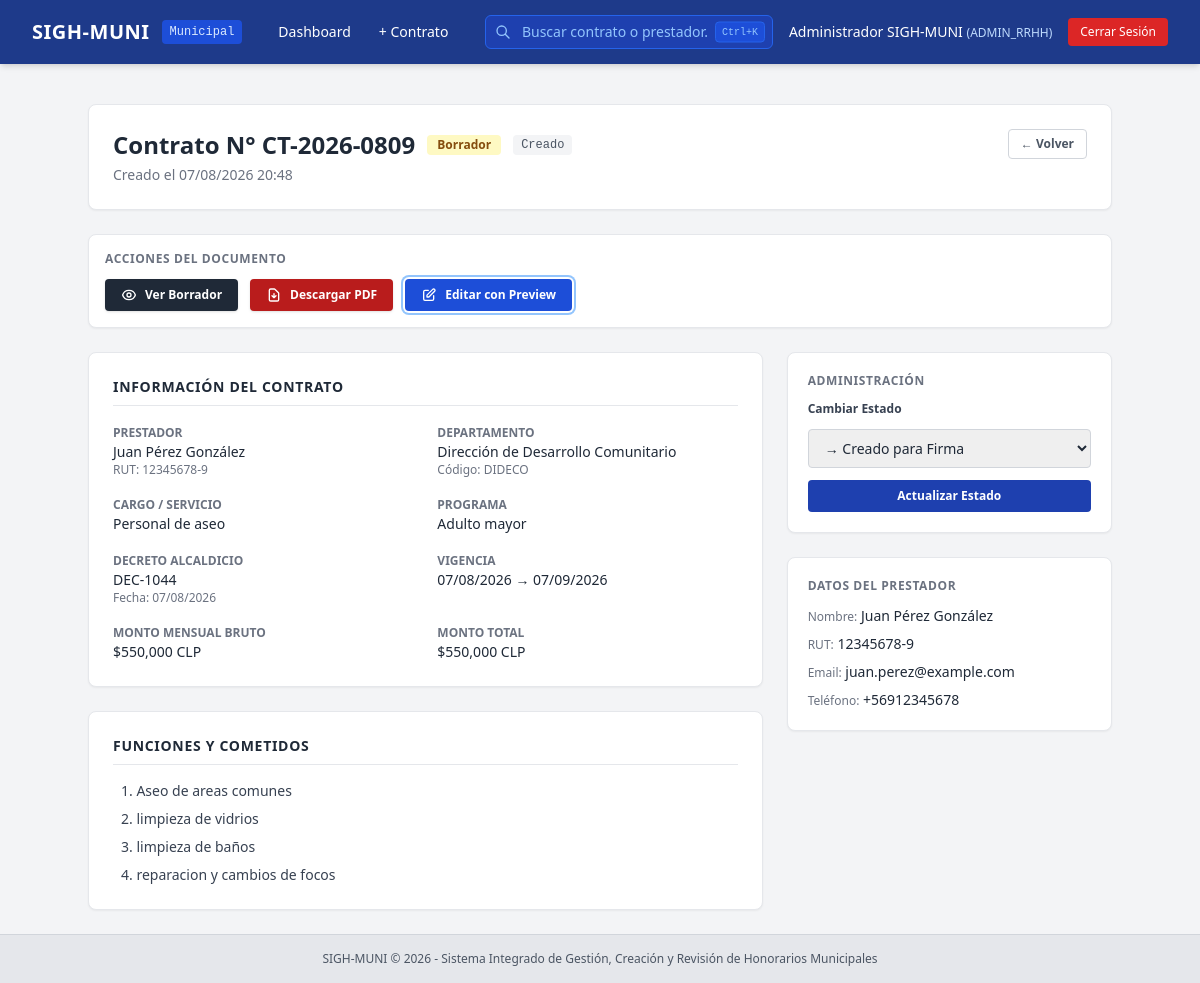
Page /contracts/2 (signed in) on the earlier database version.
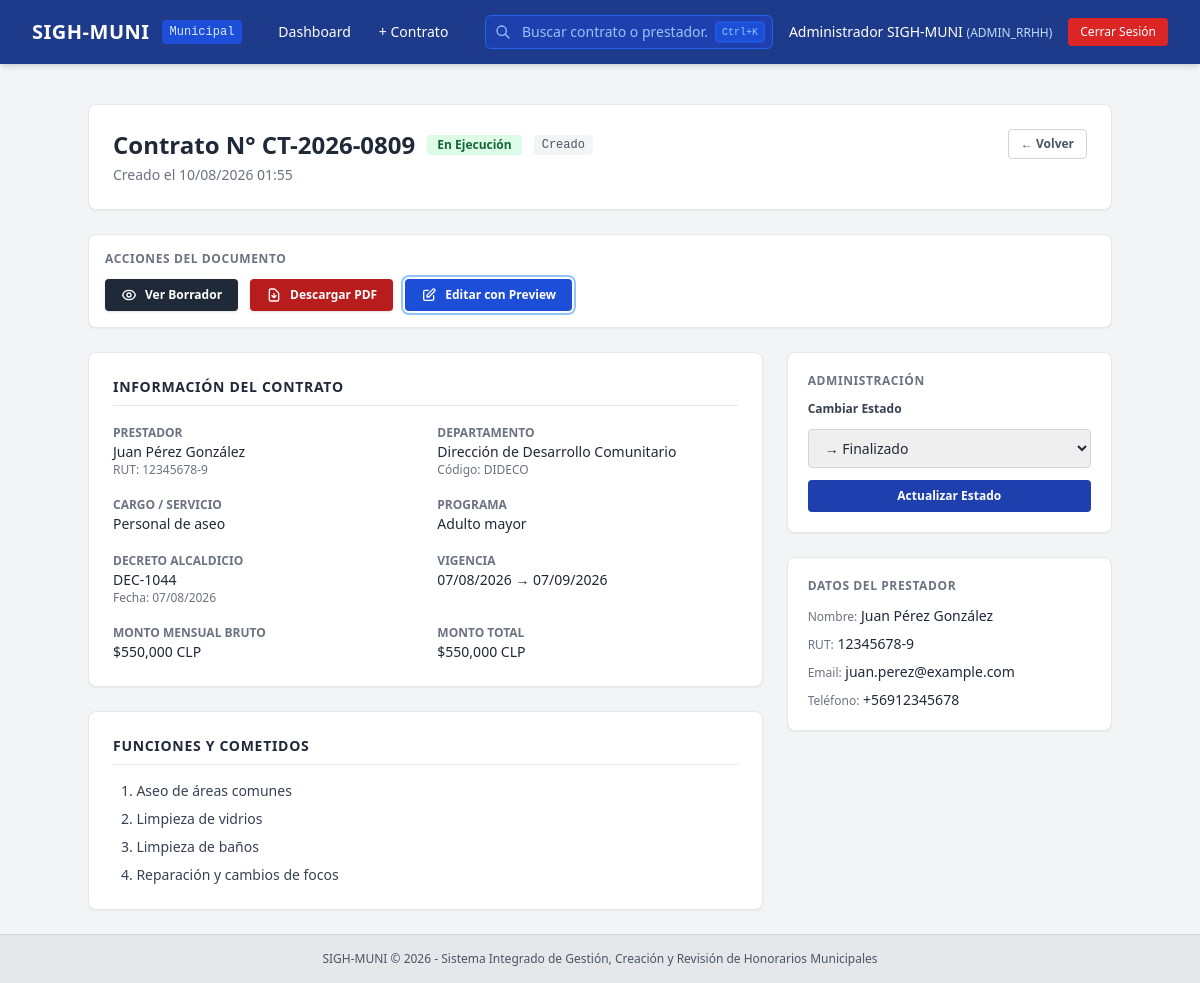
Same page on the later database version.
### app/models/contract.py (models this page shows, shortened)
class Contract(db.Model):
    __tablename__ = 'contracts'
    id = db.Column(db.Integer, primary_key=True)
    provider_id = db.Column(db.Integer, db.ForeignKey('service_providers.id'), nullable=False)
    department_id = db.Column(db.Integer, db.ForeignKey('departments.id'), nullable=False)
    creation_type = db.Column(db.String(50), default='CREADO')
    contract_number = db.Column(db.String(50), unique=True, nullable=False)
    decline_number = db.Column(db.String(50), nullable=True)
    decline_date = db.Column(db.Date, nullable=True)
    position_title = db.Column(db.String(150), nullable=False)
    program_name = db.Column(db.String(150), nullable=True)
    monthly_amount_gross = db.Column(db.Float, nullable=False)
    total_contract_amount = db.Column(db.Float, nullable=False)
    start_date = db.Column(db.Date, nullable=False)
    end_date = db.Column(db.Date, nullable=False)
    pdf_file_path = db.Column(db.String(255), nullable=True)
    ocr_processed = db.Column(db.Integer, default=0)
    status = db.Column(db.String(30), default='BORRADOR')
    created_at = db.Column(db.DateTime, default=datetime.utcnow)
    provider = db.relationship('ServiceProvider', back_populates='contracts', lazy=True)
    department = db.relationship('Department', backref=db.backref('department_contracts', lazy=True))
    functions = db.relationship('ContractFunction', backref='contract', cascade='all, delete-orphan', lazy=True,
                                order_by='ContractFunction.function_order')
    payments = db.relationship('MonthlyPayment', back_populates='contract', lazy=True, cascade='all, delete-orphan')
    @property
    def status_label(self):
        labels = {
            'BORRADOR': 'Borrador',
            'CREADO_PARA_FIRMA': 'Creado para Firma',
            'INGRESADO': 'Ingresado',
            'EN_EJECUCION': 'En Ejecución',
            'FINALIZADO': 'Finalizado'
        }
        return labels.get(self.status, self.status)
    @property
    def creation_type_label(self):
        labels = {
            'CREADO': 'Creado',
            'CARGADO_EXTERNO': 'Cargado Externo'
        }
        return labels.get(self.creation_type, self.creation_type)

class ContractFunction(db.Model):
    __tablename__ = 'contract_functions'
    id = db.Column(db.Integer, primary_key=True)
    contract_id = db.Column(db.Integer, db.ForeignKey('contracts.id'), nullable=False)
    function_order = db.Column(db.Integer, nullable=False)
    function_description = db.Column(db.Text, nullable=False)
    is_mandatory_for_payment = db.Column(db.Integer, default=1)
    created_at = db.Column(db.DateTime, default=datetime.utcnow)

### app/models/provider.py (models this page shows, shortened)
class ServiceProvider(db.Model):
    __tablename__ = 'service_providers'
    id = db.Column(db.Integer, primary_key=True, autoincrement=True)
    rut = db.Column(db.String(20), nullable=False, unique=True, index=True)
    first_name = db.Column(db.String(100), nullable=False)
    paternal_last_name = db.Column(db.String(100), nullable=False)
    maternal_last_name = db.Column(db.String(100), nullable=True)
    email = db.Column(db.String(120), nullable=True)
    phone = db.Column(db.String(50), nullable=True)
    address = db.Column(db.Text, nullable=True)
    bank_name = db.Column(db.String(100), nullable=True)
    account_type = db.Column(db.String(50), nullable=True)
    account_number = db.Column(db.String(50), nullable=True)
    created_at = db.Column(db.DateTime, nullable=False, default=datetime.utcnow)
    contracts = db.relationship('Contract', back_populates='provider', lazy=True, cascade="all, delete-orphan")
    @property
    def full_name(self):
        maternal = f" {self.maternal_last_name}" if self.maternal_last_name else ""
        return f"{self.first_name} {self.paternal_last_name}{maternal}"

### app/models/user.py (models this page shows, shortened)
class Department(db.Model):
    __tablename__ = 'departments'
    id = db.Column(db.Integer, primary_key=True, autoincrement=True)
    code = db.Column(db.String(50), nullable=False, unique=True)
    name = db.Column(db.String(150), nullable=False)
    cost_center = db.Column(db.String(50), nullable=True)
    is_active = db.Column(db.Integer, nullable=False, default=1)
    created_at = db.Column(db.DateTime, nullable=False, default=datetime.utcnow)
    users = db.relationship('User', backref='department', lazy=True)

### app/routes/contract_builder.py (the view)
@contract_builder_bp.route('/<int:contract_id>')
@login_required
def detail(contract_id):
    contract = Contract.query.get_or_404(contract_id)
    return render_template('contracts/detail.html', contract=contract)

### app/templates/contracts/detail.html (shortened to what this page needs)
{% extends "base.html" %}
{% block content %}
<div class="max-w-5xl mx-auto space-y-6">
    <div class="bg-white p-6 rounded-lg shadow-sm border border-gray-200 flex justify-between items-start">
        <div>
            <div class="flex items-center space-x-3 mb-1">
                <h1 class="text-2xl font-bold text-gray-800">Contrato N° {{ contract.contract_number }}</h1>
                <span class="px-2.5 py-0.5 rounded text-xs font-bold
                    {% if contract.status == 'BORRADOR' %}bg-yellow-100 text-yellow-800
                    {% elif contract.status == 'CREADO_PARA_FIRMA' %}bg-blue-100 text-blue-800
                    {% elif contract.status == 'INGRESADO' %}bg-purple-100 text-purple-800
                    {% elif contract.status == 'EN_EJECUCION' %}bg-green-100 text-green-800
                    {% else %}bg-gray-100 text-gray-800{% endif %}">
                    {{ contract.status_label }}
                </span>
                <span class="px-2 py-0.5 rounded text-xs font-mono bg-gray-100 text-gray-600">
                    {{ contract.creation_type_label }}
                </span>
            </div>
            <p class="text-sm text-gray-500">Creado el {{ contract.created_at.strftime('%d/%m/%Y %H:%M') }}</p>
        </div>
        <div class="flex space-x-2">
            <a href="{{ url_for('dashboard.index') }}" class="px-3 py-1.5 border border-gray-300 rounded text-xs font-semibold text-gray-600 hover:bg-gray-50">
                ← Volver
            </a>
        </div>
    </div>
    <div class="bg-white p-4 rounded-lg shadow-sm border border-gray-200">
        <h3 class="text-xs font-bold text-gray-500 uppercase tracking-wider mb-3">Acciones del Documento</h3>
        <div class="flex flex-wrap gap-3">
            <a href="{{ url_for('contract_builder.preview', contract_id=contract.id) }}" target="_blank"
               class="inline-flex items-center px-4 py-2 bg-gray-800 hover:bg-gray-900 text-white text-xs font-bold rounded shadow transition">
                Ver Borrador
            </a>
            <a href="{{ url_for('contract_builder.download_pdf', contract_id=contract.id) }}"
               class="inline-flex items-center px-4 py-2 bg-red-700 hover:bg-red-800 text-white text-xs font-bold rounded shadow transition">
                <svg class="w-4 h-4 mr-2" fill="none" stroke="currentColor" viewBox="0 0 24 24"><path stroke-linecap="round" stroke-linejoin="round" stroke-width="2" d="M12 10v6m0 0l-3-3m3 3l3-3m2 8H7a2 2 0 01-2-2V5a2 2 0 012-2h5.586a1 1 0 01.707.293l5.414 5.414a1 1 0 01.293.707V19a2 2 0 01-2 2z"/></svg>
                Descargar PDF
            </a>
            {% if session.user_role in ['ADMIN_RRHH', 'SUPERADMIN', 'JEFE_DEPTO'] %}
            <a href="{{ url_for('contract_builder.edit', contract_id=contract.id) }}"
               class="inline-flex items-center px-4 py-2 bg-blue-700 hover:bg-blue-800 text-white text-xs font-bold rounded shadow transition ring-2 ring-blue-300 ring-offset-2">
                <svg class="w-4 h-4 mr-2" fill="none" stroke="currentColor" viewBox="0 0 24 24"><path stroke-linecap="round" stroke-linejoin="round" stroke-width="2" d="M11 5H6a2 2 0 00-2 2v11a2 2 0 002 2h11a2 2 0 002-2v-5m-1.414-9.414a2 2 0 112.828 2.828L11.828 15H9v-2.828l8.586-8.586z"/></svg>
                Editar con Preview
            </a>
            {% endif %}
        </div>
    </div>
    <div class="grid grid-cols-1 lg:grid-cols-3 gap-6">
        <div class="lg:col-span-2 space-y-6">
            <div class="bg-white p-6 rounded-lg shadow-sm border border-gray-200">
                <h2 class="text-sm font-bold text-gray-800 uppercase tracking-wider border-b pb-2 mb-4">Información del Contrato</h2>
                <div class="grid grid-cols-1 md:grid-cols-2 gap-y-4 gap-x-6 text-sm">
                    <div>
                        <span class="text-xs text-gray-500 uppercase font-semibold">Prestador</span>
                        <p class="font-medium text-gray-800">{{ contract.provider.full_name }}</p>
                        <p class="text-xs text-gray-500">RUT: {{ contract.provider.rut }}</p>
                    </div>
                    <div>
                        <span class="text-xs text-gray-500 uppercase font-semibold">Departamento</span>
                        <p class="font-medium text-gray-800">{{ contract.department.name }}</p>
                        <p class="text-xs text-gray-500">Código: {{ contract.department.code }}</p>
                    </div>
                    <div>
                        <span class="text-xs text-gray-500 uppercase font-semibold">Cargo / Servicio</span>
                        <p class="font-medium text-gray-800">{{ contract.position_title }}</p>
                    </div>
                    <div>
                        <span class="text-xs text-gray-500 uppercase font-semibold">Programa</span>
                        <p class="font-medium text-gray-800">{{ contract.program_name or 'No especificado' }}</p>
                    </div>
                    <div>
                        <span class="text-xs text-gray-500 uppercase font-semibold">Decreto Alcaldicio</span>
                        <p class="font-medium text-gray-800">{{ contract.decline_number or 'No asignado' }}</p>
                        {% if contract.decline_date %}
                        <p class="text-xs text-gray-500">Fecha: {{ contract.decline_date.strftime('%d/%m/%Y') }}</p>
                        {% endif %}
                    </div>
                    <div>
                        <span class="text-xs text-gray-500 uppercase font-semibold">Vigencia</span>
                        <p class="font-medium text-gray-800">{{ contract.start_date.strftime('%d/%m/%Y') }} → {{ contract.end_date.strftime('%d/%m/%Y') }}</p>
                    </div>
                    <div>
                        <span class="text-xs text-gray-500 uppercase font-semibold">Monto Mensual Bruto</span>
                        <p class="font-medium text-gray-800">${{ "{:,.0f}".format(contract.monthly_amount_gross) }} CLP</p>
                    </div>
                    <div>
                        <span class="text-xs text-gray-500 uppercase font-semibold">Monto Total</span>
                        <p class="font-medium text-gray-800">${{ "{:,.0f}".format(contract.total_contract_amount) }} CLP</p>
                    </div>
                </div>
            </div>
            <div class="bg-white p-6 rounded-lg shadow-sm border border-gray-200">
                <h2 class="text-sm font-bold text-gray-800 uppercase tracking-wider border-b pb-2 mb-4">Funciones y Cometidos</h2>
                {% if contract.functions %}
                <ol class="list-decimal list-inside space-y-2 text-sm text-gray-700">
                    {% for func in contract.functions %}
                    <li class="pl-2">{{ func.function_description }}</li>
                    {% endfor %}
                </ol>
                {% else %}
                <p class="text-sm text-gray-400 italic">No hay funciones registradas.</p>
                {% endif %}
            </div>
        </div>
        <div class="space-y-6">
            {% if session.user_role in ['ADMIN_RRHH', 'SUPERADMIN'] %}
            <div class="bg-white p-5 rounded-lg shadow-sm border border-gray-200">
                <h3 class="text-xs font-bold text-gray-500 uppercase tracking-wider mb-3">Administración</h3>
                <form method="POST" action="{{ url_for('contract_builder.change_status', contract_id=contract.id) }}" class="space-y-3">
                    <label class="block text-xs font-semibold text-gray-700">Cambiar Estado</label>
                    <select name="new_status" class="w-full px-3 py-2 border border-gray-300 rounded text-sm">
                        <option value="CREADO_PARA_FIRMA" {% if contract.status != 'BORRADOR' %}disabled{% endif %}>→ Creado para Firma</option>
                        <option value="FINALIZADO" {% if contract.status != 'EN_EJECUCION' %}disabled{% endif %}>→ Finalizado</option>
                    </select>
                    <button type="submit" class="w-full bg-blue-800 hover:bg-blue-900 text-white text-xs font-bold py-2 rounded transition">
                        Actualizar Estado
                    </button>
                </form>
            </div>
            {% endif %}
            <div class="bg-white p-5 rounded-lg shadow-sm border border-gray-200">
                <h3 class="text-xs font-bold text-gray-500 uppercase tracking-wider mb-3">Datos del Prestador</h3>
                <div class="space-y-2 text-sm">
                    <p><span class="text-gray-500 text-xs">Nombre:</span> <span class="font-medium">{{ contract.provider.full_name }}</span></p>
                    <p><span class="text-gray-500 text-xs">RUT:</span> <span class="font-medium">{{ contract.provider.rut }}</span></p>
                    {% if contract.provider.email %}
                    <p><span class="text-gray-500 text-xs">Email:</span> <span class="font-medium">{{ contract.provider.email }}</span></p>
                    {% endif %}
                    {% if contract.provider.phone %}
                    <p><span class="text-gray-500 text-xs">Teléfono:</span> <span class="font-medium">{{ contract.provider.phone }}</span></p>
                    {% endif %}
                </div>
            </div>
        </div>
    </div>
</div>
{% endblock %}

Differences in the rows shown:
no longer on this page (row edited): ContractFunction: function_description "Aseo de areas comunes"
removed ContractFunction: function_description "limpieza de vidrios"
removed ContractFunction: function_description "reparacion y cambios de focos"
changed Contract "Personal de aseo": status "BORRADOR" → "EN_EJECUCION" (drawn); status_label "Borrador" → "En Ejecución"; created_at "07/08/2026 20:48" → "10/08/2026 01:55"
added ContractFunction: function_description "Aseo de áreas comunes"
changed ContractFunction: function_description "limpieza de baños" → "Limpieza de vidrios"
added ContractFunction: function_description "Limpieza de baños"
added ContractFunction: function_description "Reparación y cambios de focos"
Other differences:
form field new_status: "→ Creado para Firma" → "→ Finalizado"
